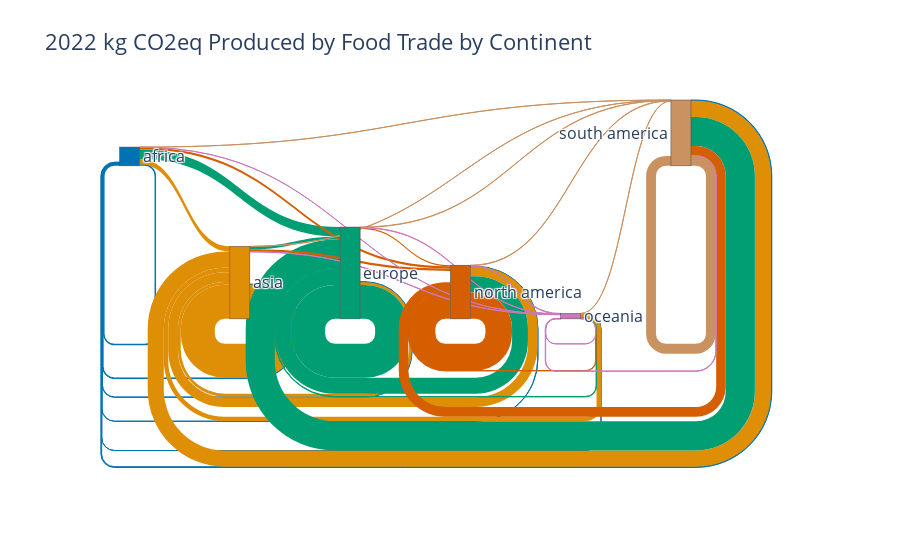

Source (notebook cell):
### Code cell
# Assuming your DataFrame is named 'df'
year = 2022
df_year = df[df['year'] == year]

# Extract unique continents for labels
unique_continents = sorted(set(df_year['source'].unique()) | set(df_year['target'].unique()))

# Create mappings to node indices (0, 1, 2, ...)
continent_to_index = {continent: i for i, continent in enumerate(unique_continents)}

# Prepare data for Sankey diagram
nodes = dict(label=unique_continents, color= hex_colors)  # Customize colors
links = dict(
    source=df_year['source'].map(continent_to_index),
    target=df_year['target'].map(continent_to_index),
    value=df_year['value'],
)

# Adjust link colors based on source node color
opacity = 0.4
link_colors = [nodes['color'][src].replace(")", f", {opacity})") for src in links['target']]

# Create the Sankey diagram
fig = go.Figure(data=[go.Sankey(
    node= nodes,  # Customize colors,
    link=dict(
        source=links['source'],
        target=links['target'],
        value=links['value'],
        color=link_colors  # Use adjusted colors
    )
)])

fig.update_layout(
    title_text=f"{year} kg CO2eq Produced by Food Trade by Continent",
    font_size=16,
    )

fig.show()

### Figure 1 — Plotly figure (JSON) as saved in the notebook; plotly's stock layout.template omitted (floating-point values rounded to 4 significant figures)
{"data": [{"link": {"color": ["#0173b2", "#0173b2", "#0173b2", "#0173b2", "#0173b2", "#0173b2", "#de8f05", "#de8f05", "#de8f05", "#de8f05", "#de8f05", "#de8f05", "#029e73", "#029e73", "#029e73", "#029e73", "#029e73", "#029e73", "#d55e00", "#d55e00", "#d55e00", "#d55e00", "#d55e00", "#d55e00", "#cc78bc", "#cc78bc", "#cc78bc", "#cc78bc", "#cc78bc", "#cc78bc", "#ca9161", "#ca9161", "#ca9161", "#ca9161", "#ca9161", "#ca9161"], "source": [0, 1, 2, 3, 4, 5, 0, 1, 2, 3, 4, 5, 0, 1, 2, 3, 4, 5, 0, 1, 2, 3, 4, 5, 0, 1, 2, 3, 4, 5, 0, 1, 2, 3, 4, 5], "target": [0, 0, 0, 0, 0, 0, 1, 1, 1, 1, 1, 1, 2, 2, 2, 2, 2, 2, 3, 3, 3, 3, 3, 3, 4, 4, 4, 4, 4, 4, 5, 5, 5, 5, 5, 5], "value": [3272000000.0, 1498000000.0, 939600000.0, 586000000.0, 197600000.0, 1724000000.0, 12030000000.0, 76170000000.0, 6146000000.0, 21880000000.0, 9824000000.0, 36050000000.0, 21240000000.0, 6417000000.0, 75880000000.0, 35490000000.0, 1041000000.0, 65100000000.0, 5165000000.0, 5132000000.0, 2446000000.0, 59610000000.0, 855700000.0, 21410000000.0, 42640000.0, 651400000.0, 899300000.0, 1374000000.0, 59160000.0, 911600000.0, 193700000.0, 296900000.0, 778200000.0, 957700000.0, 106300000.0, 21940000000.0]}, "node": {"color": ["#0173b2", "#de8f05", "#029e73", "#d55e00", "#cc78bc", "#ca9161"], "label": ["africa", "asia", "europe", "north america", "oceania", "south america"]}, "type": "sankey"}], "layout": {"font": {"size": 16}, "title": {"text": "2022 kg CO2eq Produced by Food Trade by Continent"}}}
